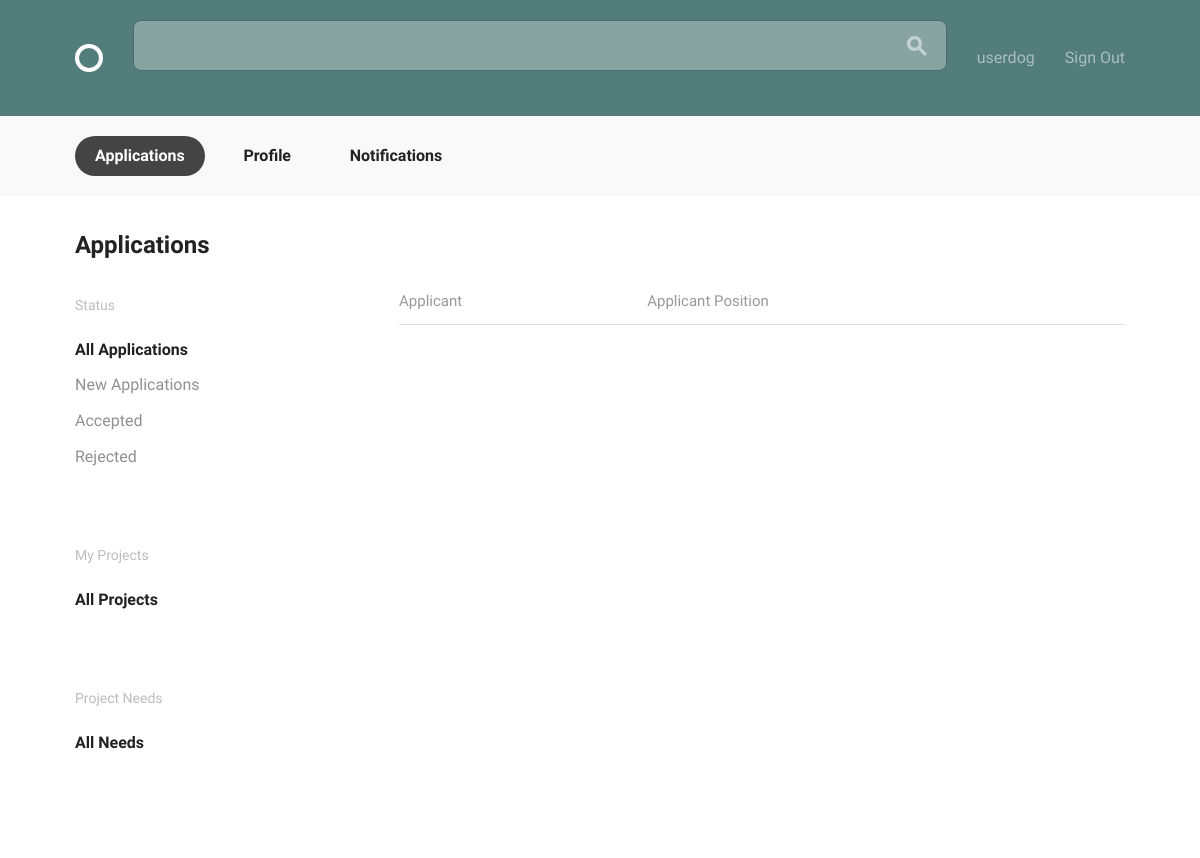
/projects/application/ (signed in), run on an earlier commit of the app's database.
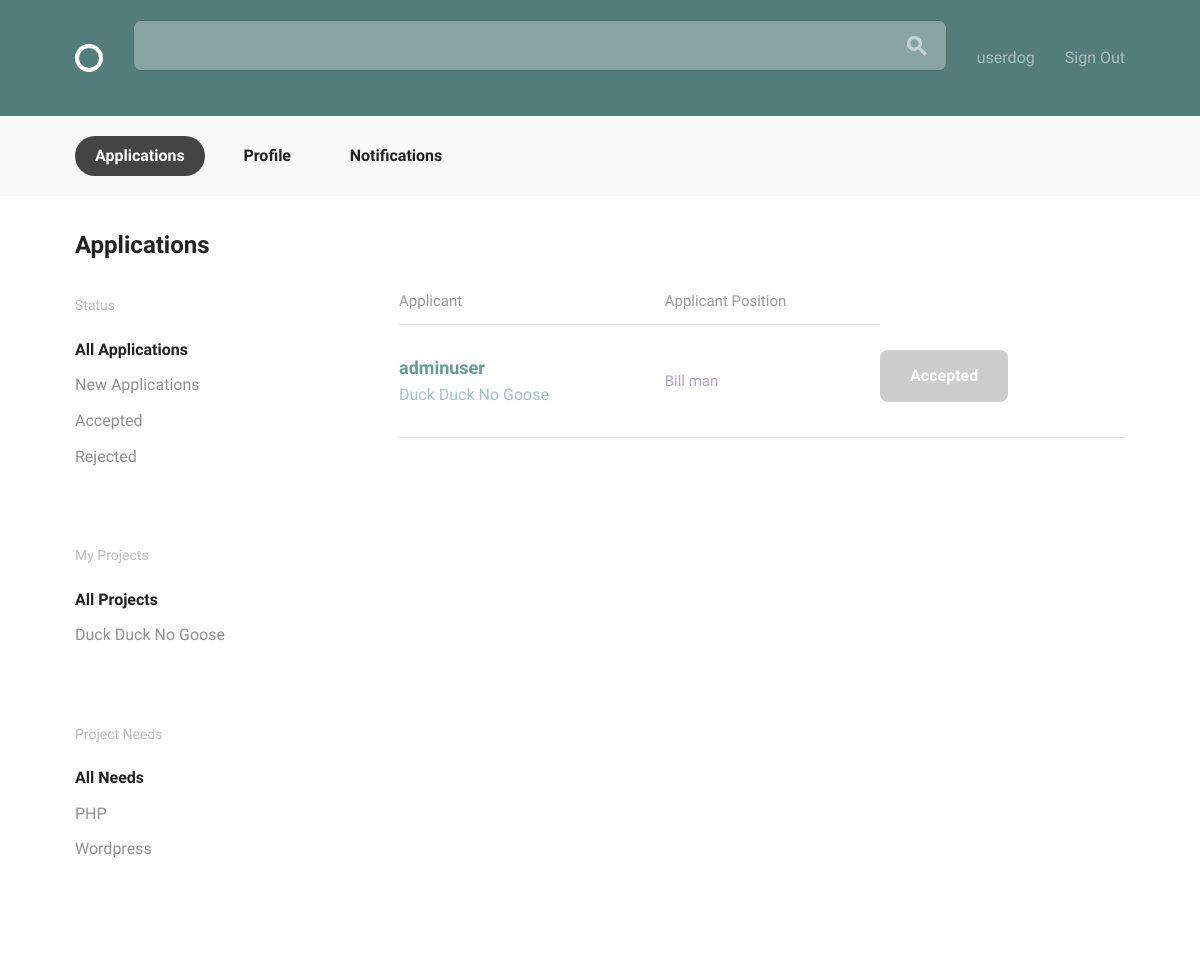
And on a later commit of the database.
### projects/models.py (models this page shows, shortened)
class Project(models.Model):
    name = models.CharField(max_length=255)
    description = models.TextField()
    timeline = models.CharField(max_length=255)
    requirements = models.TextField()
    user = models.ForeignKey(settings.AUTH_USER_MODEL, on_delete=models.CASCADE, null=True)

class Position(models.Model):
    ANDROID = "Android"
    DESIGN = "Design"
    JAVA = "Java"
    PHP = "PHP"
    PYTHON = "Python"
    RAILS = "Rails"
    WORDPRESS = "Wordpress"
    iOS = "iOS"
    SKILLS_CHOICE = (
        (ANDROID, "Android Developer"),
        (DESIGN, "Designer"),
        (JAVA, "Java Developer"),
        (PHP, "PHP Developer"),
        (PYTHON, "Python Developer"),
        (RAILS, "Rails Developer"),
        (WORDPRESS, "Wordpress Developer"),
        (iOS, "iOS Developer")
    )
    project = models.ForeignKey(
        Project,
        null=True,
        related_name="positions",
        on_delete=models.CASCADE)
    title = models.CharField(max_length=100, blank=True)
    description = models.TextField(max_length=500, blank=True)
    skill = models.CharField(
        max_length=20,
        choices=SKILLS_CHOICE,
        default="",
        blank=True)
    position_filled = models.BooleanField(default=False, blank=True)
    applicants = models.ManyToManyField(
        settings.AUTH_USER_MODEL,
        through='Application')

class Application(models.Model):
    applicant = models.ForeignKey(
        settings.AUTH_USER_MODEL,
        on_delete=models.CASCADE,
        related_name="application"
    )
    position = models.ForeignKey(Position, on_delete=models.CASCADE)
    status = models.CharField(max_length=20)

### accounts/models.py (models this page shows, shortened)
class User(AbstractBaseUser, PermissionsMixin):
    email = models.EmailField(unique=True)
    username = models.CharField(max_length=40, unique=True)
    name = models.CharField(max_length=100, default='')
    bio = models.TextField(max_length=500, blank=True, default='')
    image = models.ImageField(upload_to="profile_image/", blank=True)
    date_joined = models.DateTimeField(default=timezone.now)
    is_active = models.BooleanField(default=True)
    is_staff = models.BooleanField(default=False)
    objects = UserManager()
    USERNAME_FIELD = "email"
    REQUIRED_FIELDS = ["username"]
    def __str__(self):
        return self.username

### projects/views.py (the view)
# urls.py: path('application/', views.application_list, name='application'),
@login_required
def application_list(request):
    applications = models.Application.objects.filter(
            position__project__user=request.user)
    projects = models.Project.objects.filter(user=request.user)
    return render(request, 'accounts/applications.html', {
            'applications': applications,
            'projects': projects })

### accounts/templates/accounts/applications.html (shortened to what this page needs)
{% extends 'accounts/layout.html' %}
{% block content %}
  <div class="bounds circle--page">
    <div class="circle--page--header grid-100">
      <h2>Applications</h2>
    </div>
    <div class="grid-25">
      <div class="circle--filter circle--secondary--module">
        <h4>Status</h4>
        <ul class="circle--filter--list">
          {% if 'accept' in request.path %}
          <li><a href="{% url 'projects:application' %}">All Applications</a></li>
          <li><a href="{% url 'projects:new_application' %}">New Applications</a></li>
          <li><a class="selected" href="{% url 'projects:accept_application' %}">Accepted</a></li>
          <li><a href="{% url 'projects:reject_application' %}">Rejected</a></li>
          {% else %}
          <li><a class="selected" href="{% url 'projects:application' %}">All Applications</a></li>
          <li><a href="{% url 'projects:new_application' %}">New Applications</a></li>
          <li><a href="{% url 'projects:accept_application' %}">Accepted</a></li>
          <li><a href="{% url 'projects:reject_application' %}">Rejected</a></li>
          {% endif %}
        </ul>
      </div>
      <div class="circle--filter circle--secondary--module">
        <h4>My Projects</h4>
        <ul class="circle--filter--list">
          <li><a class="selected">All Projects</a></li>
          {% for project in projects %}
            <li><a href="{% url 'projects:project' pk=project.pk %}">{{ project.name }}</a></li>
          {% endfor %}
        </ul>
      </div>
      <div class="circle--filter circle--secondary--module">
        <h4>Project Needs</h4>
        <ul class="circle--filter--list">
          <li><a class="selected">All Needs</a></li>
            {% for project in projects %}
              {% for position in project.positions.all %}
                <li><a href="{% url 'projects:project' pk=position.project.pk %}">{{ position.skill }}</a></li>
              {% endfor %}
            {% endfor %}
        </ul>
      </div>
    </div>
    <div class="grid-70 grid-push-5">
      <table class="u-full-width circle--table">
        <thead>
          <tr>
            <th>Applicant</th>
            <th class="circle--cell--right">Applicant Position</th>
          </tr>
        </thead>
        <tbody>
          {% for application in applications %}
            {% if application.applicant != request.user %}
              <tr class="clickable-row" data-href="{% url "accounts:profile" pk=application.applicant.pk %}">
                <td>
                  <h3>{{ application.applicant }}</h3>
                  <p>{{ application.position.project.name }}</p>
                </td>
                <td class="circle--cell--right">
                  <span class="secondary-label">{{ application.position.title }}</span>
                </td>
                <td>
                  {% if application.status == "accept" %}
                    <a class="button button-primary button-inactive">Accepted</a>
                  {% elif application.status == "reject" %}
                    <a class="button button-primary button-inactive">Rejected</a>
                  {% else %}
                    <a class="button button-primary" href="{% url 'projects:reject' pk=application.pk %}">Reject</a>
                  {% endif %}
                </td>
              </tr>
            {% endif %}
          {% endfor %}
        </tbody>
      </table>
    </div>
{% endblock %}

What changed in the data, as far as the page shows it:
added Project: name "Duck Duck No Goose"
added Position: skill "PHP"
added Position: skill "Wordpress"
added Application: applicant "adminuser", position.project.name "Duck Duck No Goose", position "Bill man", status "Accepted"
